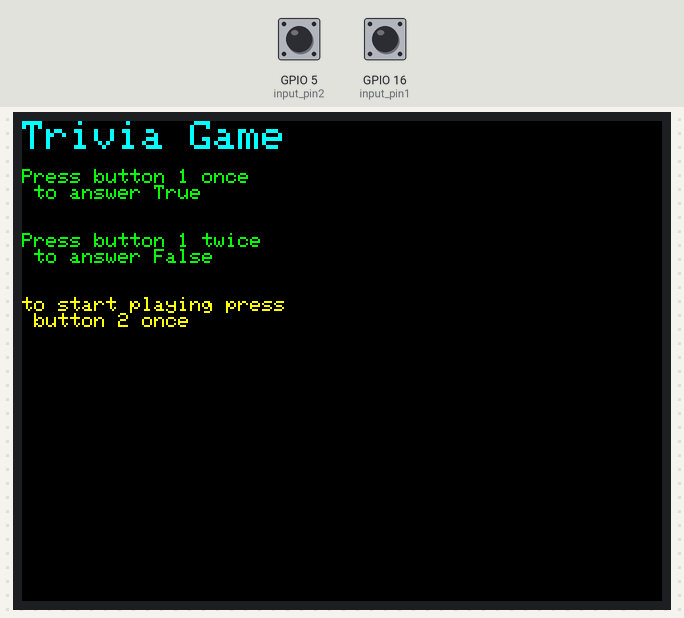
Simulated run of this sketch. Board: ESP32. On the bench: 320×240 colour display. The inputs (shaded band) are chosen by the test bench; at power-on: GPIO 5 (input_pin2) HIGH, GPIO 16 (input_pin1) HIGH. WiFi joins after 1.5 s; servers stay silent unless stated; uploads are accepted with an empty reply; what the sketch prints to the serial monitor is not drawn.

Above: at 6.4 s.
6.5 s: GPIO 5 (input_pin2) pulled LOW for 0.15 s
At 7.3 s:
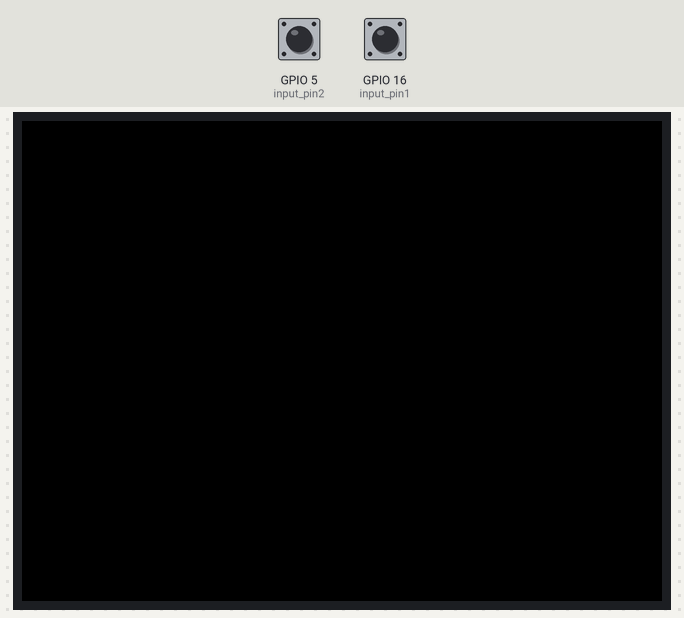
8.2 s: GPIO 16 (input_pin1) pulled LOW for 0.15 s
At 10.8 s:
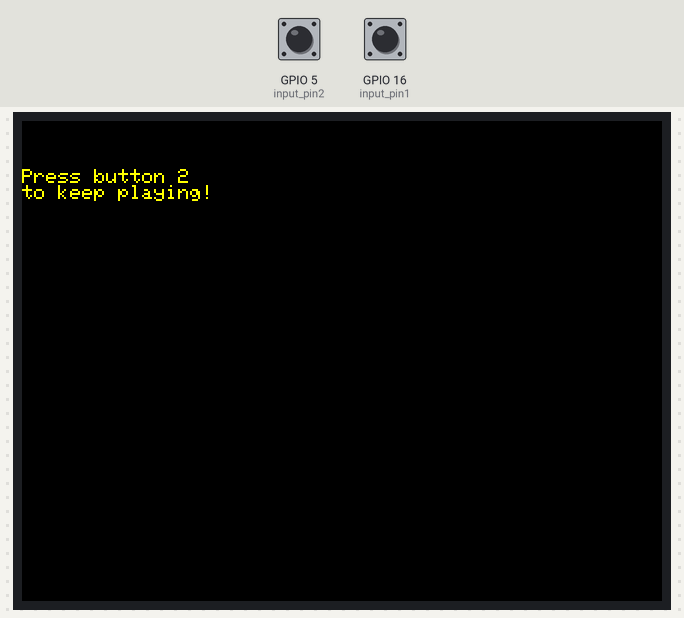
11.3 s: GPIO 5 (input_pin2) pulled LOW for 1 s
At 12.2 s:
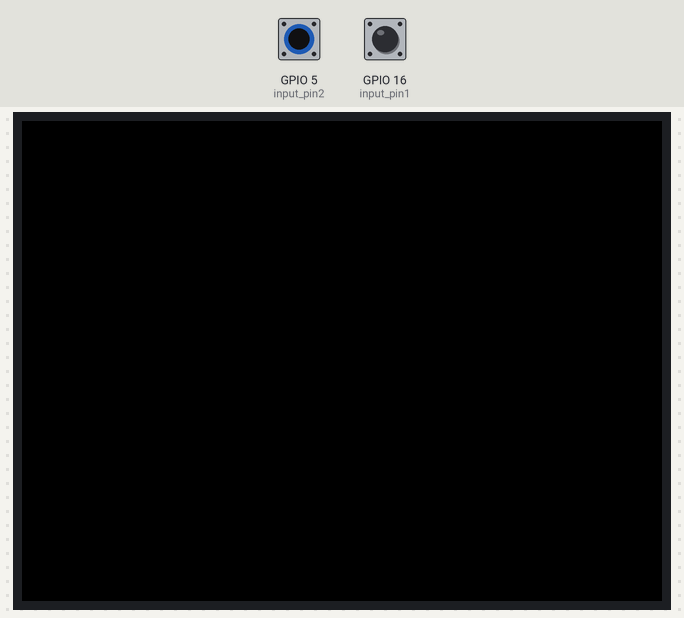
13.8 s: GPIO 16 (input_pin1) pulled LOW for 1 s
At 17.5 s:
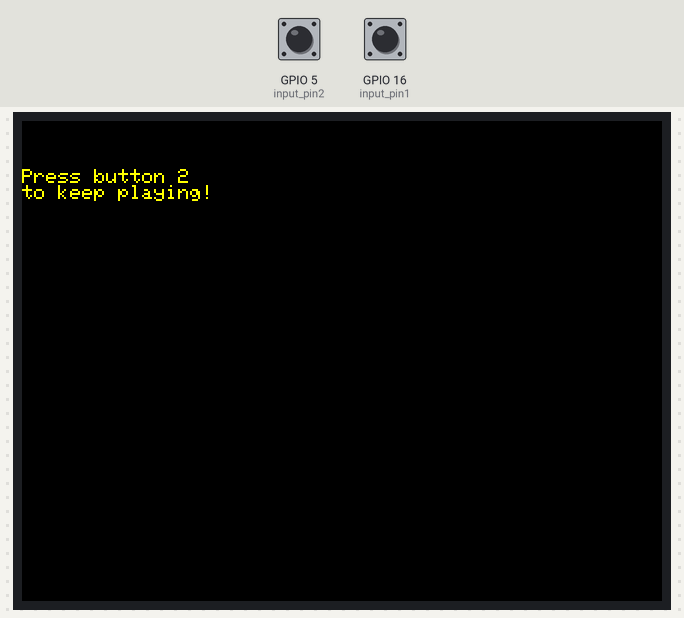
17.8 s: GPIO 5 (input_pin2) driven LOW and GPIO 16 (input_pin1) driven LOW
At 19.2 s:
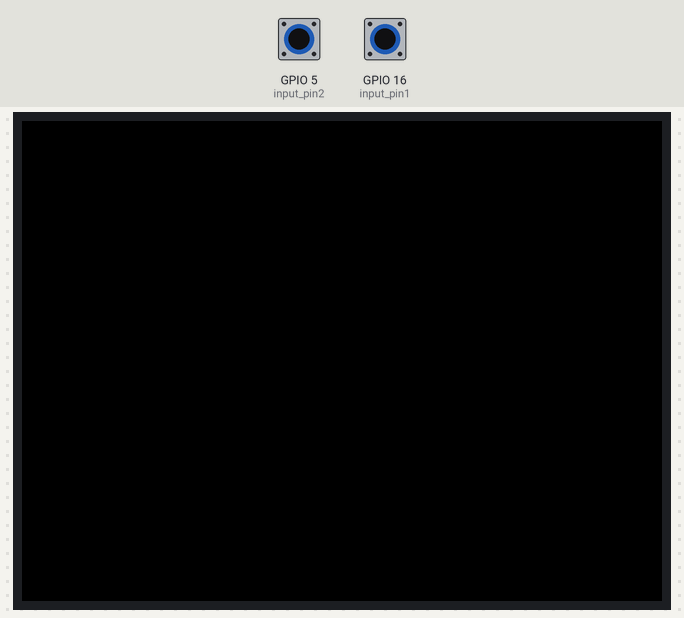
19.6 s: GPIO 16 (input_pin1) driven HIGH
At 21.3 s:
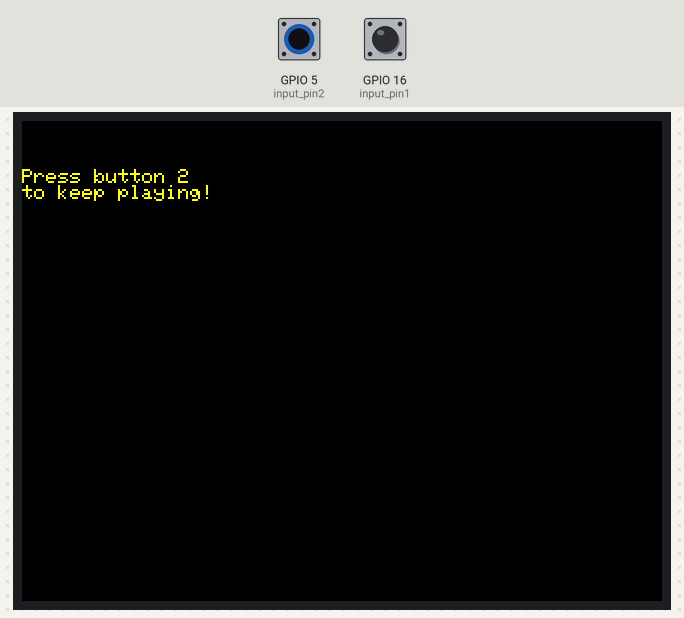
Timing chart, 0 to 22.8 s (numbered marks = the images above; inputs shaded):
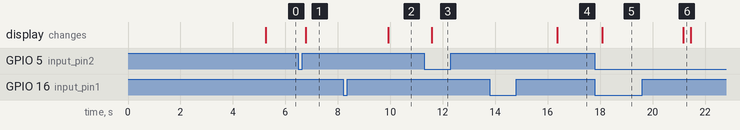

The sketch:

triviagame.ino
```cpp
#include <WiFi.h> //Connect to WiFi Network
#include <TFT_eSPI.h> // Graphics and font library for ST7735 driver chip
#include <SPI.h> //Used in support of TFT Display
#include <string.h>  //used for some string handling and processing.
#include <stdio.h>
#include <list>

char network[] = "MIT";  //SSID for 6.08 Lab
char password[] = ""; //Password for 6.08 Lab
//Some constants and some resources:
const int RESPONSE_TIMEOUT = 6000; //ms to wait for response from host
const int POSTING_PERIOD = 6000; //periodicity of getting a number fact.
const uint16_t IN_BUFFER_SIZE = 1000; //size of buffer to hold HTTP request
const uint16_t OUT_BUFFER_SIZE = 400; //size of buffer to hold HTTP response
char request_buffer[IN_BUFFER_SIZE]; //char array buffer to hold HTTP request
char response_buffer[OUT_BUFFER_SIZE]; //char array buffer to hold HTTP response

TFT_eSPI tft = TFT_eSPI();  // Invoke library, pins defined in User_Setup.h


const int input_pin1 = 16; //pin connected to button1
const int input_pin2 = 5; //pin connected to button2
uint8_t state;  //system state for button1 press counter
uint8_t gamestate;  //system state for stage in trivia game
uint8_t num_count; //variable for storing the number of times the button has been pressed before timeout for user answer
uint8_t num_countdone; // 1 = done, 0 = counting user ans
unsigned long timer;  //used for storing millis() readings.

#define IDLE 0  //example definition
#define DOWN 1  //example definition
#define UP 2

void setup() {
  Serial.begin(115200);
  delay(10);
  WiFi.begin(network,password); //attempt to connect to ESP8266WiFi
  uint8_t count = 0; //count used for ESP8266WiFi check times
  Serial.print("Attempting to connect to ");
  Serial.println(network);
  while (WiFi.status() != WL_CONNECTED && count<12) {
    delay(500);
    Serial.print(".");
    count++;
  }
  delay(3000);
  if (WiFi.isConnected()) { //if we connected then print our IP, Mac, and SSID we're on
    Serial.println("CONNECTED!");
    Serial.println(WiFi.localIP().toString() + " (" + WiFi.macAddress() + ") (" + WiFi.SSID() + ")");
    delay(500);
  } else { //if we failed to connect just Try again.
    Serial.println("Failed to Connect :/  Going to restart");
    Serial.println(WiFi.status());
    ESP.restart(); // restart the ESP (proper way)
  }

  tft.init();  //init screen
  startscreen();
  tft.setRotation(3); //adjust rotation
  pinMode(input_pin1, INPUT_PULLUP); //set input pin as an input!
  pinMode(input_pin2, INPUT_PULLUP); //set input pin as an input!
  gamestate = 0; //for game play states
  num_count = 0;
  num_countdone = 0;
  state = 0; //for button1 presses
}

void loop() {
button2(digitalRead(input_pin2));
number_fsm(digitalRead(input_pin1));
}

void number_fsm(uint8_t input){
  switch(state){
    case IDLE:
      if (input == 0){
      state = DOWN;
      num_count = 0;
      }
      break;
    case DOWN:
      if (input == 1){
      state = UP;
      num_count++; // increases num_count
      timer = millis();
      while (millis() - timer < 200) {
        }
      timer = millis();
      }
      break;
    case UP:
    if ((millis() - timer) > 1000) {
      num_countdone = 1;
      state = IDLE;
      // checks if done pressing
    } else if (input == 0) {
      state = DOWN;
    }
      break;
  }
}

void button2(uint8_t input){
  switch(gamestate){
    case 0: //startscreen
      if (input == 0){     // will display current question
      gamestate = 1;
      state = 0;
      num_count = 0;
      num_countdone = 0;
      Serial.println(triviaapiquestion());
      }
      break;
    case 1: // waiting for user ans
      if (num_countdone == 1){
      Serial.println(answerapi());
      num_countdone = 0;
      gamestate = 2;
      }
      break;
    case 2: // displaying return after ans
    if (input == 0){
      gamestate = 0;
    }
      break;
  }}

  char triviaapiquestion() {
      char body[200]; //for body;
      int body_len = strlen(body); //calculate body length (for header reporting)
      sprintf(request_buffer,"GET http://608dev.net/sandbox/sc/sfgordon/triviagame.py HTTP/1.1\r\n");
      strcat(request_buffer,"Host: 608dev.net\r\n");
      strcat(request_buffer,"Content-Type: application/x-www-form-urlencoded\r\n");
      sprintf(request_buffer+strlen(request_buffer),"Content-Length: %d\r\n", body_len); //append string formatted to end of request buffer
      strcat(request_buffer,"\r\n"); //new line from header to body
      strcat(request_buffer,body); //body
      strcat(request_buffer,"\r\n"); //header
      Serial.println(request_buffer);
      do_http_request("608dev.net", request_buffer, response_buffer, OUT_BUFFER_SIZE, RESPONSE_TIMEOUT,true);
      //resets screen to display question
      tft.fillScreen(TFT_BLACK); //fill background
      tft.setTextSize(1); //default font size
      tft.setCursor(0,0,1); // set the cursor
      tft.println(response_buffer); //print the trivia question
      }

  char answerapi() {
      char body[200]; //for body;
      sprintf(body,"numcount=%d",num_count);//generate body,
      int body_len = strlen(body); //calculate body length (for header reporting)
      sprintf(request_buffer,"POST http://608dev.net/sandbox/sc/sfgordon/triviagame.py HTTP/1.1\r\n");
      strcat(request_buffer,"Host: 608dev.net\r\n");
      strcat(request_buffer,"Content-Type: application/x-www-form-urlencoded\r\n");
      sprintf(request_buffer+strlen(request_buffer),"Content-Length: %d\r\n", body_len); //append string formatted to end of request buffer
      strcat(request_buffer,"\r\n"); //new line from header to body
      strcat(request_buffer,body); //body
      strcat(request_buffer,"\r\n"); //header
      Serial.println(request_buffer);
      do_http_request("608dev.net", request_buffer, response_buffer, OUT_BUFFER_SIZE, RESPONSE_TIMEOUT,true);
      //resets screen accordingly
      tft.setTextSize(2); //default font size
      tft.fillScreen(TFT_BLACK); //fill background
      tft.setCursor(0,0,1); // set the cursor
      tft.println(response_buffer); //prints the result with total score
      tft.setTextSize(1);
      tft.println("");
      tft.println("Press button 2 ");
      tft.println("to keep playing!");
      }

unsigned long startscreen() {
  tft.setCursor(0, 0);
  tft.fillScreen(TFT_BLACK); //fill background
  tft.setRotation(3); //adjust rotation
  tft.setTextSize(2); //default font size
  tft.setTextColor(TFT_CYAN);
  tft.println("Trivia Game");
  tft.setTextSize(1); //default font size
  tft.setTextColor(TFT_GREEN);
  tft.println("");
  tft.println("Press button 1 once");
  tft.println(" to answer True");
  tft.println("");
  tft.println("");
  tft.println("Press button 1 twice");
  tft.println(" to answer False");
  tft.setTextColor(TFT_YELLOW);
  tft.println("");
  tft.println("");
  tft.setTextSize(1); //default font size
  tft.println("to start playing press");
  tft.println(" button 2 once");
  }
```

support_functions.ino
```cpp
/*----------------------------------
 * char_append Function:
 * Arguments:
 *    char* buff: pointer to character array which we will append a
 *    char c:
 *    uint16_t buff_size: size of buffer buff
 *
 * Return value:
 *    boolean: True if character appended, False if not appended (indicating buffer full)
 */
uint8_t char_append(char* buff, char c, uint16_t buff_size) {
        int len = strlen(buff);
        if (len>buff_size) return false;
        buff[len] = c;
        buff[len+1] = '\0';
        return true;
}

/*----------------------------------
 * do_http_request Function:
 * Arguments:
 *    char* host: null-terminated char-array containing host to connect to
 *    char* request: null-terminated char-arry containing properly formatted HTTP request
 *    char* response: char-array used as output for function to contain response
 *    uint16_t response_size: size of response buffer (in bytes)
 *    uint16_t response_timeout: duration we'll wait (in ms) for a response from server
 *    uint8_t serial: used for printing debug information to terminal (true prints, false doesn't)
 * Return value:
 *    void (none)
 */
void do_http_request(char* host, char* request, char* response, uint16_t response_size, uint16_t response_timeout, uint8_t serial){
  WiFiClient client; //instantiate a client object
  if (client.connect(host, 80)) { //try to connect to host on port 80
    if (serial) Serial.print(request);//Can do one-line if statements in C without curly braces
    client.print(request);
    memset(response, 0, response_size); //Null out (0 is the value of the null terminator '\0') entire buffer
    uint32_t count = millis();
    while (client.connected()) { //while we remain connected read out data coming back
      client.readBytesUntil('\n',response,response_size);

      if (serial) Serial.println(response);
      if (strcmp(response,"\r")==0) { //found a blank line!

        break;
      }
      memset(response, 0, response_size);

      if (millis()-count>response_timeout) break;
    }
    memset(response, 0, response_size);
    count = millis();
    while (client.available()) { //read out remaining text (body of response)
      char_append(response,client.read(),OUT_BUFFER_SIZE);
    }
    if (serial) Serial.println(response);
    client.stop();

    if (serial) Serial.println("-----------");
  } else{
    if (serial) Serial.println("connection failed :/");
    if (serial) Serial.println("wait 0.5 sec...");
    client.stop();
  }
}
```

Measured:
- after the input at 6.5 s, the display: changes after 0.28 s (image 1)
- after the input at 8.2 s, the display: changes after 1.7 s (image 2)
- after the input at 11.3 s, the display: changes after 0.28 s (image 3)
- after the input at 13.8 s, the display: changes after 2.6 s (image 4)
- after the input at 17.8 s, the display: changes after 0.28 s (image 5)
- after the input at 19.6 s, the display: changes after 1.6 s (image 6)
